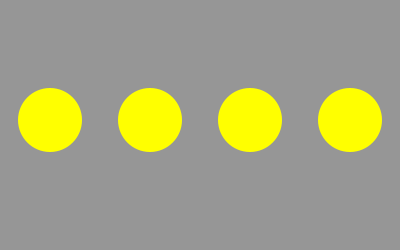
Frame 1 (no input)
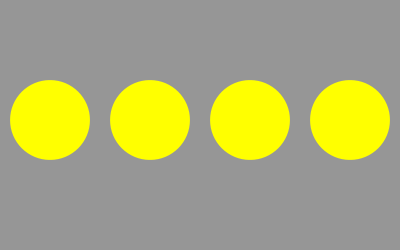
Frame 60 (the mouse pressed at the canvas centre just before this capture)
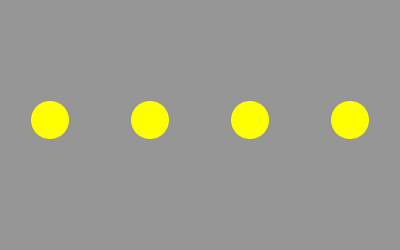
Frame 120 (the mouse held since frame 60 and released just before this capture)

The Processing sketch that drew these frames (run headless with seeded random() and noise(); from frame 60 on, the mouse is pressed at the canvas centre):

// Processing sketch: sin__Function
// ── sin__Function.pde
//Building Blocks 2011
//Processing Functions
/*
 sin
 Calculates values between -1 & 1.
 Often used as in this example to make smooth motion. 
 sin();
 */

///////////////////// GLOBALS ////////////////////
float Angle = 0;
///////////////////// SETUP ////////////////////
void setup() {
  size(400, 250);
  noStroke();
  fill(255, 255, 0);
  smooth();
}


///////////////////// DRAW ////////////////////
void draw() {
  background(150);
  for (int i=0; i<4; i++) {
   float offs = frameCount * 0.04;
    float radius = sin(offs) * 25 + 63; //First val (25) changes range of diff. 63 determines the starting size.
    ellipse(50+(100*i), 120, radius, radius);
  }
}
